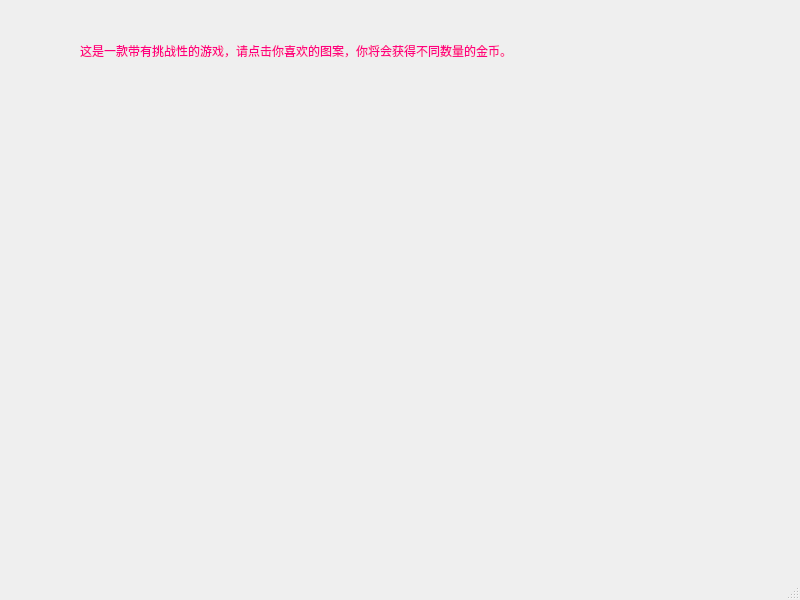
<?xml version="1.0" encoding="UTF-8"?>
<ui version="4.0">
 <class>MainWindow</class>
 <widget class="QMainWindow" name="MainWindow">
  <property name="geometry">
   <rect>
    <x>0</x>
    <y>0</y>
    <width>800</width>
    <height>600</height>
   </rect>
  </property>
  <property name="windowTitle">
   <string>MainWindow</string>
  </property>
  <widget class="QWidget" name="centralwidget">
   <widget class="QLabel" name="label">
    <property name="geometry">
     <rect>
      <x>80</x>
      <y>20</y>
      <width>561</width>
      <height>61</height>
     </rect>
    </property>
    <property name="font">
     <font>
      <family>楷体</family>
      <pointsize>9</pointsize>
      <weight>50</weight>
      <italic>false</italic>
      <bold>false</bold>
     </font>
    </property>
    <property name="styleSheet">
     <string notr="true">color: rgb(255, 0, 127);
font: 9pt &quot;楷体&quot;;</string>
    </property>
    <property name="text">
     <string>这是一款带有挑战性的游戏，请点击你喜欢的图案，你将会获得不同数量的金币。</string>
    </property>
    <property name="textFormat">
     <enum>Qt::AutoText</enum>
    </property>
    <property name="scaledContents">
     <bool>false</bool>
    </property>
   </widget>
  </widget>
  <widget class="QMenuBar" name="menubar">
   <property name="geometry">
    <rect>
     <x>0</x>
     <y>0</y>
     <width>800</width>
     <height>26</height>
    </rect>
   </property>
  </widget>
  <widget class="QStatusBar" name="statusbar"/>
 </widget>
 <resources/>
 <connections/>
</ui>
